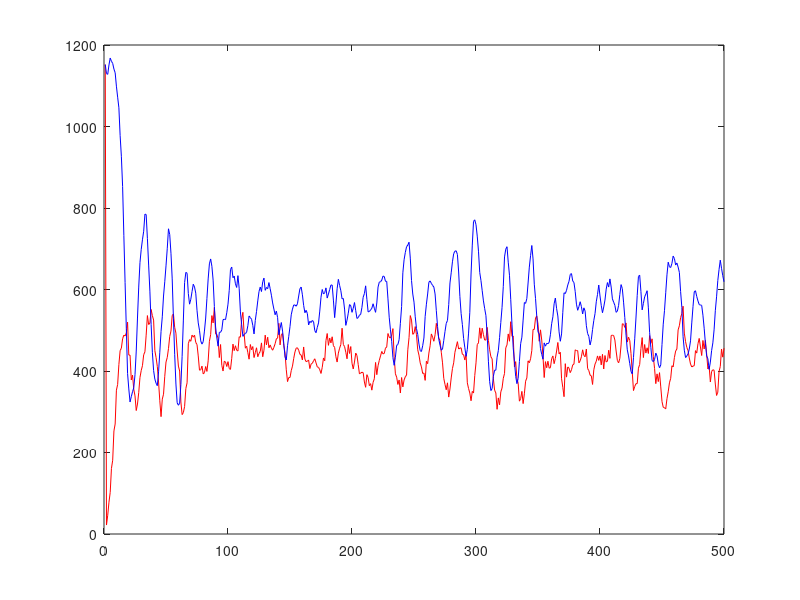

This figure's MATLAB source:
pred=[
1152,22,46,78,102,161,181,253,270,353,367,416,450,456,479,488,486,493,520,439,439,378,390,355,339,303,319,347,384,401,413,440,447,488,536,514,518,551,536,525,450,433,411,373,327,288,331,343,387,422,433,455,485,498,536,540,507,493,449,412,400,324,293,298,313,357,371,467,477,473,488,483,488,470,465,437,402,403,412,393,396,411,399,425,473,489,536,518,556,491,490,480,433,465,414,400,424,422,411,423,406,404,431,466,450,462,451,449,484,483,527,544,492,456,461,445,429,465,452,460,433,445,457,435,443,448,469,435,451,488,464,483,457,464,456,451,458,467,479,481,517,464,489,492,462,444,403,374,384,384,401,412,431,447,456,457,451,441,439,427,459,429,423,424,427,406,417,419,425,430,420,410,409,403,394,409,432,425,475,492,463,481,469,484,462,458,435,422,444,456,465,505,465,460,446,430,465,443,460,419,405,422,444,438,416,393,395,397,396,373,360,391,384,364,369,353,372,381,421,391,413,426,437,448,442,443,456,459,492,483,481,488,504,435,393,385,367,378,346,384,361,378,386,390,452,482,536,525,490,493,509,489,452,439,420,410,394,395,377,424,418,444,462,491,483,473,489,517,498,480,475,446,420,382,367,354,371,336,356,383,406,420,446,459,472,454,456,457,441,440,427,441,371,357,346,327,350,346,389,420,465,469,506,480,505,489,476,476,507,475,452,435,430,381,353,346,306,334,317,349,358,382,394,457,464,491,473,521,485,486,410,423,381,370,326,332,350,320,344,375,383,425,420,430,450,502,502,530,535,515,473,501,476,437,384,423,408,424,407,408,430,437,418,431,449,470,442,446,381,360,337,418,385,410,407,396,403,415,417,452,450,450,420,425,435,452,438,435,454,406,401,390,388,367,403,417,424,437,426,437,415,441,405,438,422,424,451,431,487,488,487,476,449,426,420,431,464,516,515,507,518,471,483,475,443,398,352,362,369,369,407,416,455,482,433,465,444,457,443,487,468,479,435,406,369,393,374,396,361,325,311,310,307,332,349,371,382,413,410,433,449,454,501,511,531,541,559,493,472,458,450,432,417,410,412,413,450,444,467,480,459,438,475,454,475,442,405,412,373,399,403,402,368,340,348,399,411,454,434,456,];
prey=[
1152,1130,1128,1151,1168,1160,1155,1141,1132,1099,1072,1046,978,927,853,733,617,504,394,356,324,337,349,359,391,449,530,606,666,698,722,743,785,784,725,660,596,514,446,401,380,370,364,398,446,497,533,584,619,658,700,749,735,689,626,528,441,368,322,316,321,367,436,525,617,642,640,590,564,576,595,613,606,591,549,518,500,474,466,472,498,530,578,626,663,675,657,623,558,508,481,461,495,495,501,526,527,526,543,564,598,649,655,629,633,614,605,634,603,545,514,485,490,492,495,511,535,531,527,512,491,524,546,572,595,606,595,619,628,598,605,602,617,602,586,567,552,538,547,531,489,505,519,498,467,434,427,462,485,509,538,552,562,562,559,565,584,602,606,587,561,543,549,541,513,522,519,524,521,499,494,507,518,547,581,600,589,592,604,579,589,600,611,611,574,531,564,602,625,610,597,577,578,552,512,525,542,563,560,544,554,568,548,529,531,537,539,556,581,590,609,576,545,546,550,554,565,554,544,567,606,618,619,623,633,632,620,620,577,532,501,473,433,414,434,463,465,477,517,558,641,673,691,705,709,716,677,622,589,569,533,504,490,466,450,448,462,481,534,564,589,618,621,615,610,606,589,548,509,478,463,451,454,475,497,517,524,563,616,641,668,688,694,695,686,643,583,541,514,480,457,436,453,493,544,638,709,767,771,759,731,694,642,622,597,572,553,536,488,424,374,352,357,387,402,402,434,450,482,519,556,607,680,699,705,667,635,576,515,457,423,387,369,382,423,467,483,525,568,566,578,616,655,683,708,675,613,578,534,496,491,455,441,429,469,461,468,467,470,489,516,533,565,579,553,535,496,473,491,544,592,590,598,611,620,637,639,621,617,595,564,549,558,570,558,540,555,547,511,492,485,464,477,502,524,541,570,588,611,584,561,543,557,574,601,617,606,626,606,577,569,561,544,547,561,588,612,602,569,531,488,452,437,418,399,393,433,479,530,585,632,635,595,550,566,582,589,597,555,495,458,426,423,428,444,437,417,408,415,465,515,548,592,636,667,656,654,664,682,676,660,665,655,642,595,556,484,451,433,437,442,454,474,518,558,594,597,583,572,563,562,561,537,505,468,437,430,404,422,450,469,501,548,582,622,649,672,652,634,619,];
plot(pred,'r');
hold on;
plot(prey,'b');
